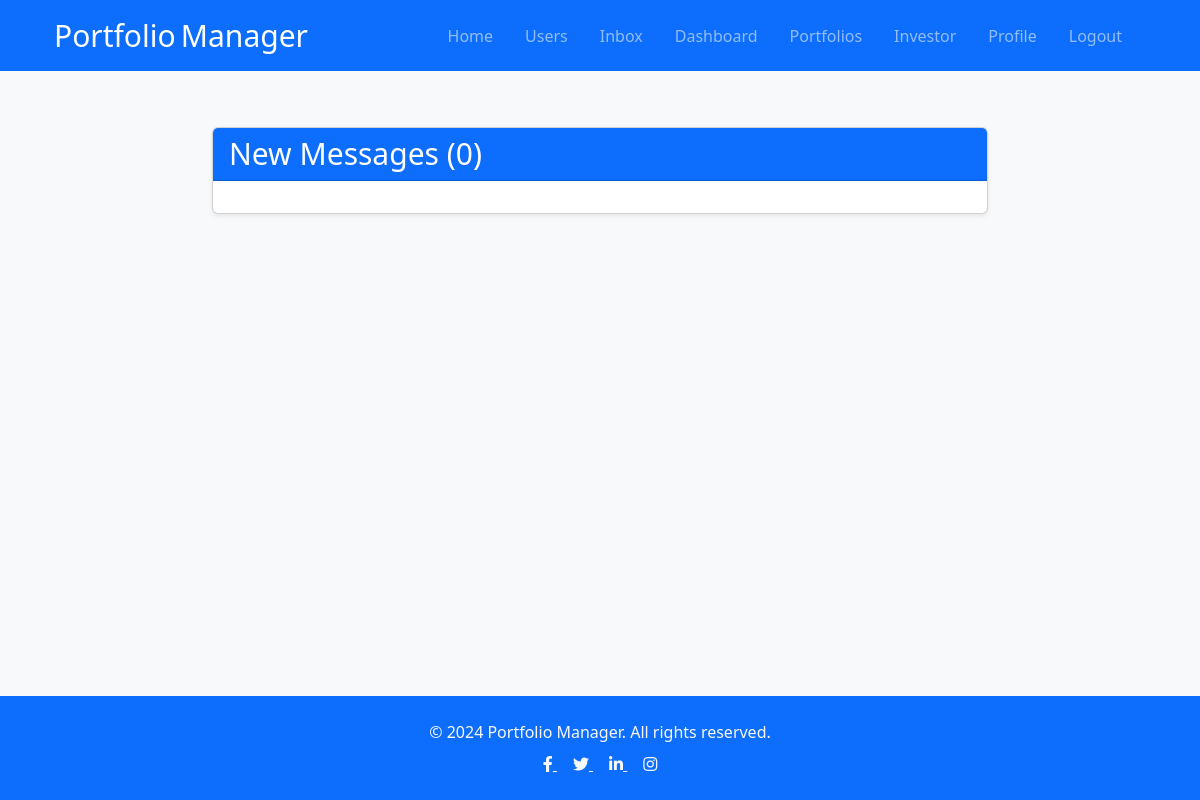
Page /inbox/ (signed in) on the earlier database version.
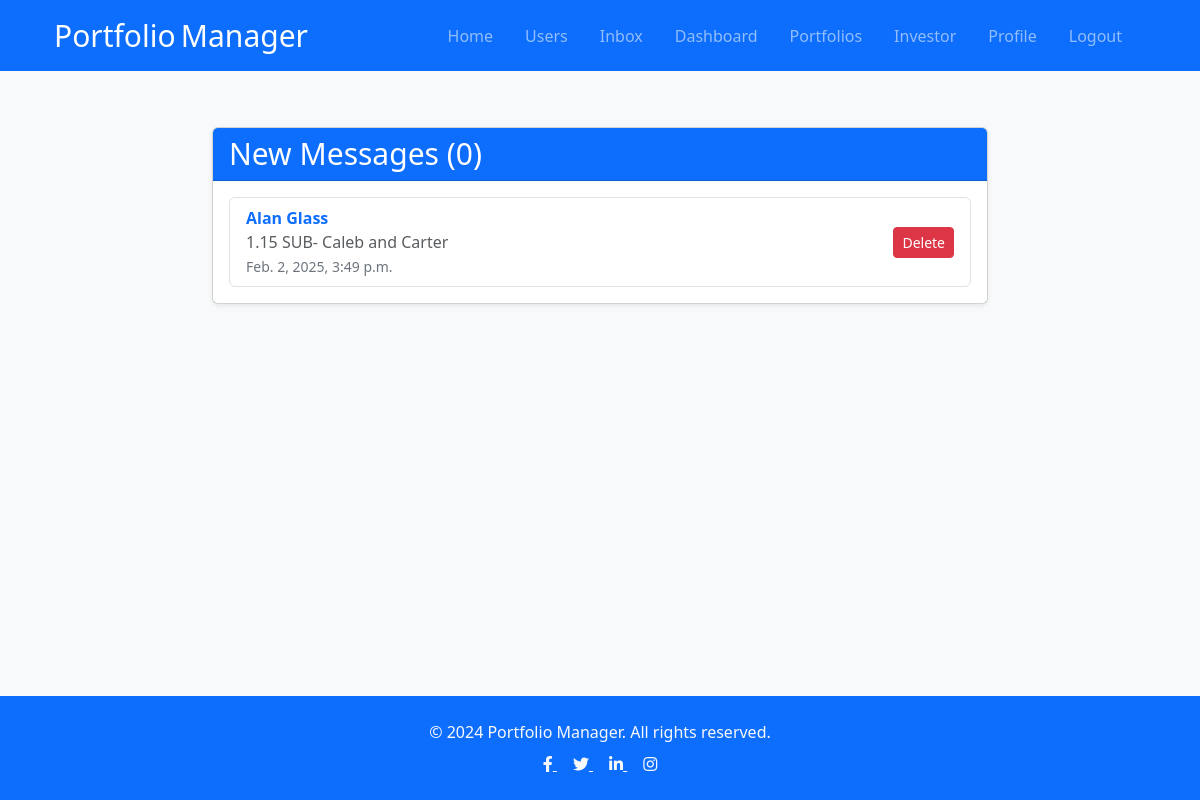
Same page on the later database version.
### users/models.py (models this page shows, shortened)
class Message(models.Model):
    sender = models.ForeignKey(Profile,on_delete=models.SET_NULL,null=True,blank=True)
    recipient = models.ForeignKey(Profile,on_delete=models.SET_NULL,null=True,blank=True,related_name="messages")
    name = models.CharField(max_length=200, null=True, blank=True)
    email = models.EmailField(max_length=200, null=True, blank=True)
    subject = models.CharField(max_length=200, null=True, blank=True)
    body = models.TextField()
    is_read = models.BooleanField(default=False,null=True)
    id = models.UUIDField(default=uuid.uuid4, unique=True, primary_key=True,editable=False)
    created = models.DateTimeField(auto_now_add=True)
    class Meta:
        ordering = ['is_read','-created']

### users/views.py (the view)
# urls.py: path('inbox/', views.inbox, name= "inbox"),
@login_required(login_url='login')
def inbox (request):
    profile = request.user.profile
    messageRequests = profile.messages.all()  ## "messages" in this case is The related name from the Model -   no need for _set
    unreadCount = messageRequests.filter(is_read=False).count()
    context = {'messageRequests':messageRequests,'unreadCount':unreadCount}
    return render(request, 'users/inbox.html', context)

### users/context_processors.py (called while the page is built)
def inbox_count(request):
    if request.user.is_authenticated:
        count = Message.objects.filter(recipient=request.user.profile, is_read=False).count()
        print ("MESSAGES",count)
        return {'inbox_count': count}
    return {'inbox_count': 0}

### users/templates/users/inbox.html (shortened to what this page needs)
{% extends 'base.html' %}
{% block content %}
  <main class="container my-5" style="max-width: 800px;">
    <div class="card shadow-sm">
      <div class="card-header bg-primary text-white">
        <h3 class="mb-0 responsive-text">New Messages (<span>{{ unreadCount }}</span>)</h3>
      </div>
      <div class="card-body">
        <ul class="list-group">
          {% for message in messageRequests %}
          <li class="list-group-item d-flex justify-content-between align-items-center {% if not message.is_read %}list-group-item-warning{% endif %}">
            <a href="{% url 'message' message.id %}" class="text-decoration-none w-100">
              <div class="d-flex justify-content-between">
                <div>
                  <span class="fw-bold">{{ message.name }}</span>
                  <span class="text-muted d-block">{{ message.subject }}</span>
                  <small class="text-secondary">{{ message.created }}</small>
                </div>
              </div>
            </a>
            <a href="{% url 'del_message' message.id %}" class="spin-link text-decoration-none text-end w-100">
              <button type="button" class="btn btn-danger btn-sm spin-button">
                Delete
              </button>
            </a>
          </li>
          {% endfor %}
        </ul>
      </div>
    </div>
  </main>
  {% endblock content %}

Differences in the rows shown:
added Message: name "Alan Glass", subject "1.15 SUB- Caleb and Carter", created "Feb. 2, 2025, 3:49 p.m."
